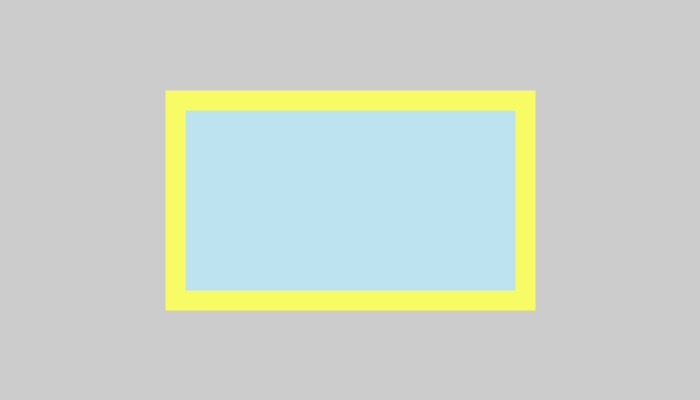
Frame 1 (no input)
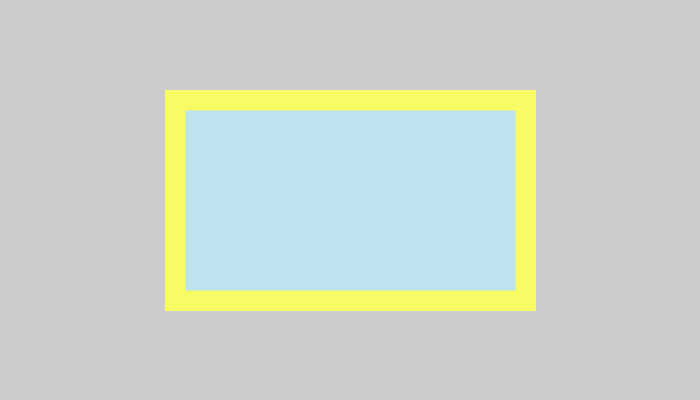
Frame 60 (the mouse pressed at the canvas centre just before this capture)
Frame 120 (the mouse held since frame 60 and released just before this capture): identical to frame 60, image omitted

The Processing sketch that drew these frames (run headless with seeded random() and noise(); from frame 60 on, the mouse is pressed at the canvas centre):

// Processing sketch: NightMode
// ── NightMode.pde
//Global Variables
int appWidth, appHeight;
float centerX, centerY, xStart, yStart, widthRect, heightRect, widthEllipse, heightEllipse;
color blackNightMode=#000000, yellow=#F8FC64, purple=#BEE3F0, white=#FFFFFF; 
color yellowNightMode=#F8FC00, purpleNightMode=#FA0096;//Hexidecimal
float thin, normal, thick;
Boolean grayScale=false, backgroundColour=false, nightMode=false;
//
void setup() {
  //Declaring Display Geometry: landscape, square, portrait
  size(700, 400); //Able to deploy with fullScreen();
  //fullScreen();
  appWidth = width;
  appHeight = height;
  //Concatenation: , or + (i.e space)
  println("\t\t\tWidth="+width, "\tHeight="+height);
  println("Display Monitor:", "\twidth:"+displayWidth, "\theight:"+displayHeight);
  //
  String ls="Landscape or Square", p="portrait", DO="Display Orientation", instruct="Bru, turn your phun";
  //
  if ( appWidth < appHeight ) { //Declaring Landscape & square
    println(instruct);
  } else {
    println("Display: Good to Go");
    if ( appWidth > displayWidth ) { //Fitting CANVAS into Monitor Display
      appWidth=0;
      appHeight=0;
      println("STOP, is broken");
    } else {
      //Empty ELSE
    }
  }
  //Population
  centerX = appWidth * 1/2;
  centerY = height * 1/2;
  xStart = centerX - ( appWidth * 1/4 );
  yStart  = centerY - ( height * 1/4 );
  widthRect = appWidth * 1/2;
  heightRect = height * 1/2;
  widthRect = appWidth * 1/2;
  heightRect = height * 1/2;
  thin = appWidth / appWidth; //1
  normal = appWidth * 1/70;
  thick = appWidth * 1/35;
} //End setup
//
void draw() {
  // New Background Function "covers" old gray scale background()
  // Night Mode means background cannot have blue // change randome for night mode, hard code "0"
  if ( grayScale == true ) background(100); //Gray Scale (0-255) & Blue Issue for night mode
  //
  //Casting Reminder
  if ( backgroundColour == true ) background( color( random(0 , 255), random(0 , 255), random(0 , 255) ) ); // Colour without blue
  //
  strokeWeight( thick );
  if ( nightMode == true )
  {
    background( blackNightMode );
    stroke( yellowNightMode ); 
    fill( purpleNightMode ); 
  } else
  {
    stroke( yellow ); 
    fill( purple ); 
  }
  rect(xStart, yStart, widthRect, heightRect);
  fill( white ); //default reset
  stroke( blackNightMode ); //default reset
  strokeWeight(1); //default reset
  ellipse(xStart, yStart, widthEllipse, heightEllipse);
    stroke( yellow ); 
    fill( purple ); 
} //End draw
//
void keyPressed() {
  grayScale = false;
  backgroundColour = false;
  if ( key == 'G' || key == 'g' ) grayScale = true;
  if ( key == 'B' || key == 'b' ) backgroundColour = true;
} //End keyPressed
//
void mousePressed() {
  if ( mouseButton == LEFT ) nightMode = true;
  if ( mouseButton == RIGHT ) nightMode = false;
} //End mousePressed
//
// End Main Program
